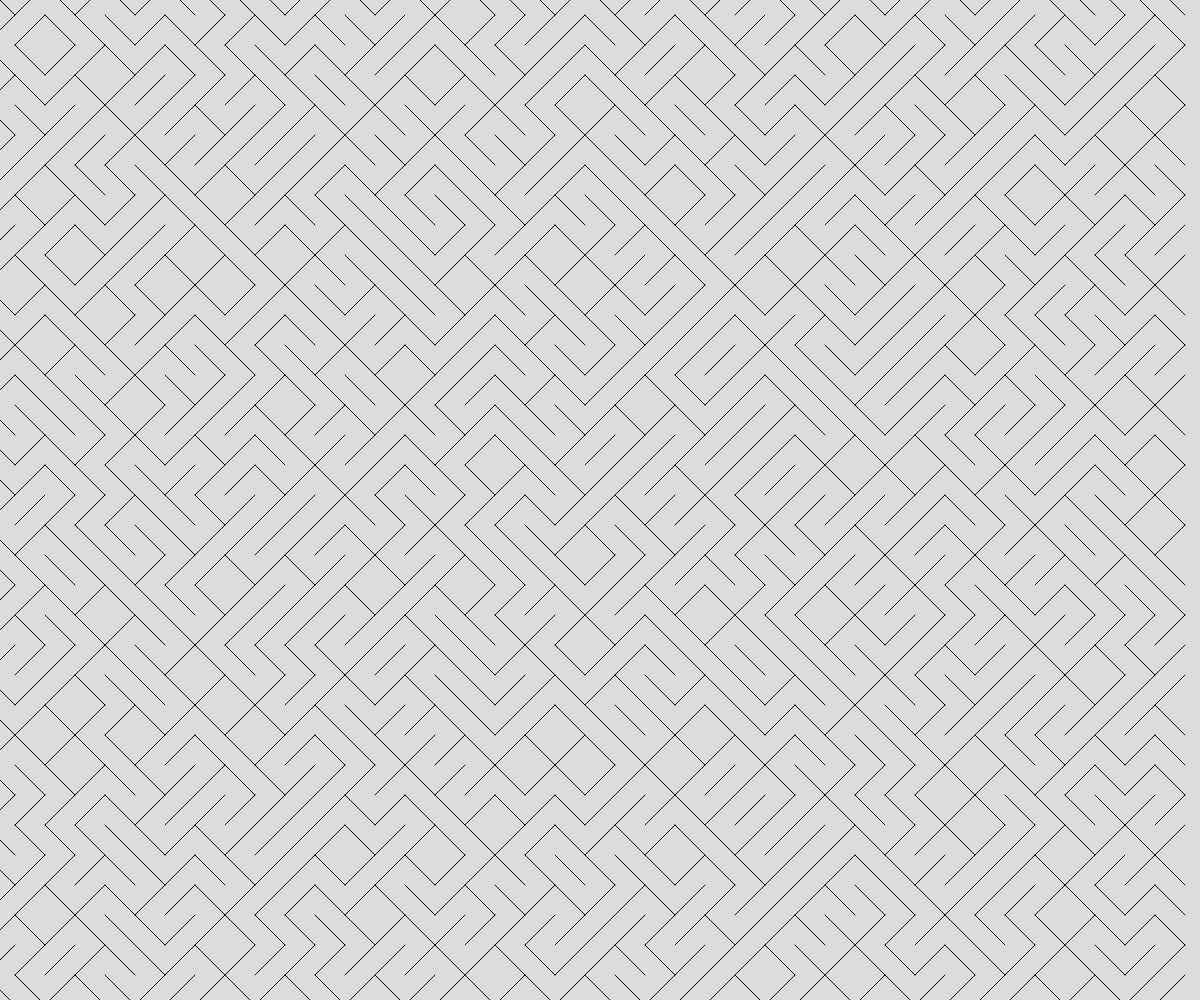
Frame 1 (no input)
Frame 60 (no input): identical to frame 1, image omitted
Frame 120 (the mouse pressed at the canvas centre since frame 60): identical to frame 1, image omitted

The p5.js sketch that drew this single still picture (run headless with seeded random() and noise() and a simulated clock; from frame 60 on, the mouse is pressed at the canvas centre):

// p5.js sketch
// ── sketch.js
// generative art demo
// october 4, 2024

const TILE_SIZE = 30;
let theTile = [];

function setup() {
  createCanvas(windowWidth, windowHeight);
  for (let x = 0; x < width; x += TILE_SIZE){
    for(let y =0; y < height; y += TILE_SIZE){
      let someTile = spawnTile(x, y);
      theTile.push(someTile);
    }
    
  }
}

function draw() {
  background(220);

  for(let myTile of theTile){
    line(myTile.x1, myTile.y1, myTile.x2, myTile.y2);
  }
}

function spawnTile(x, y) {
  let tile;
  let choice = random(100);

  if (choice > 50) {
    //negative slope
    tile = {
      x1: x - TILE_SIZE/2,
      y1: y - TILE_SIZE/2,
      x2: x + TILE_SIZE/2,
      y2: y + TILE_SIZE/2,
    };
  }
  else {
    //positive slope
    tile = {
      x1: x - TILE_SIZE/2,
      y1: y + TILE_SIZE/2,
      x2: x + TILE_SIZE/2,
      y2: y - TILE_SIZE/2,
    };
  }

  return tile;
}
